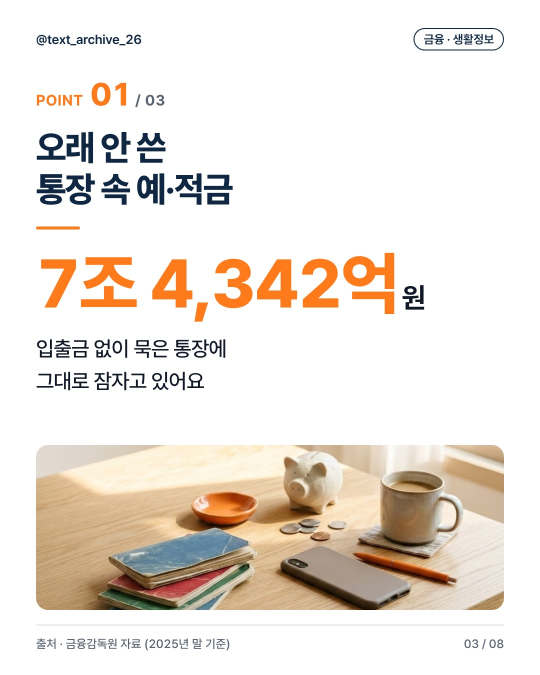
#> input picture posts/2026-11-24-hidden-money-reel/card_03.jpg, 1080 x 1350 px, given as the content of the folder ../../posts/2026-11-24-hidden-money-reel/card_03.jpg, which was not available (shown at 1/2 size)
$ python make_reel.py ../../posts/2026-11-24-hidden-money-reel/card_03.jpg ../../posts/2026-11-24-hidden-money-reel/card_04.jpg
#> lines starting #> are read from the running program, lines starting #| are printed output that depends on the picture
import subprocess, sys
from pathlib import Path
from PIL import Image
# 사용법: python3 make_reel.py <카드폴더> [출력파일]
d=Path(sys.argv[1]); out=sys.argv[2] if len(sys.argv)>2 else str(d/'reel.mp4')
cards=sorted(d.glob('card_*.jpg')); n=len(cards)
for i,c in enumerate(cards,1):
    f=Image.new('RGB',(1080,1920),(15,39,66)); f.paste(Image.open(c),(0,285)); f.save(d/f'reel_{i:02d}.png')
#> after `f = Image.new('RGB', (1080, 1920), (15, 39, 66))`:
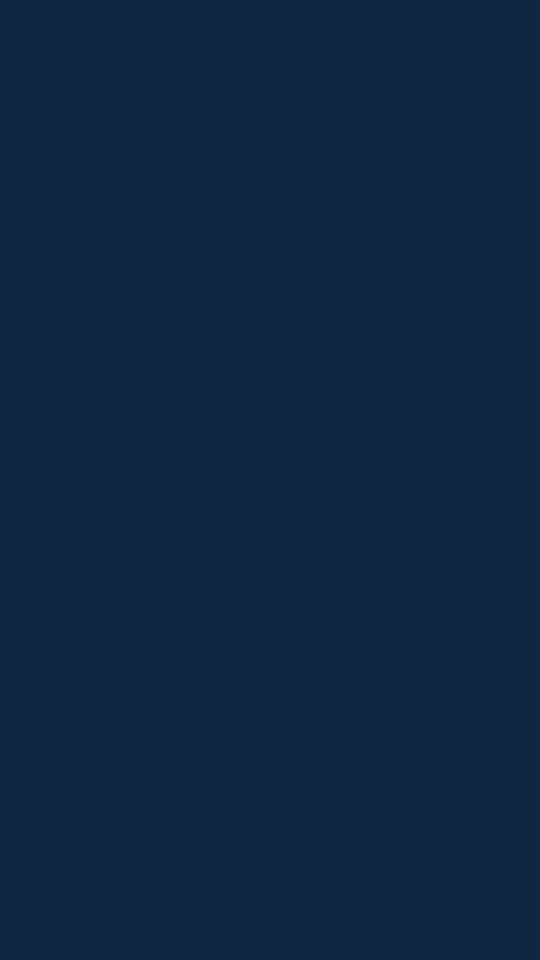
#> f: PIL image 1080x1920 RGB (shown at 1/2 size); mean R, G, B 15, 39, 66
#> after `f.paste(Image.open(c), (0, 285))`:
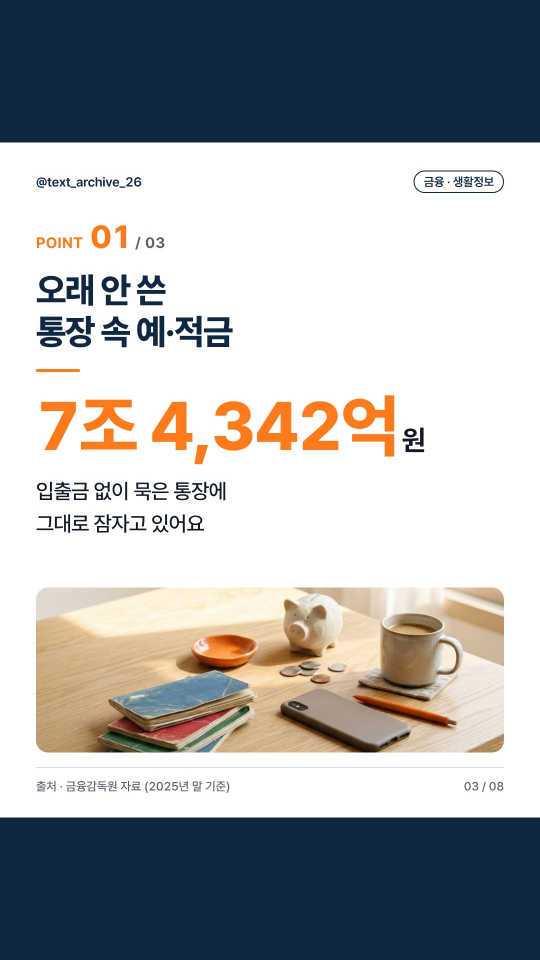
#> f: PIL image 1080x1920 RGB (shown at 1/2 size); mean R, G, B 170.8, 172.6, 175.2
durs=[3.2]+[2.8]*(n-3)+[3.6,3.2] if n>=3 else [3.2]*n; T=0.35
inp=[]
for i,t in enumerate(durs,1): inp+=['-loop','1','-t',str(t),'-i',str(d/f'reel_{i:02d}.png')]
inp+=['-f','lavfi','-t',str(sum(durs)),'-i','anullsrc=channel_layout=stereo:sample_rate=44100']
fc=[];prev='[0:v]';off=0
for i in range(1,n):
    off+=durs[i-1]-T; fc.append(f'{prev}[{i}:v]xfade=transition=slideleft:duration={T}:offset={off:.2f}[v{i}]'); prev=f'[v{i}]'
fc.append(f'{prev}format=yuv420p,fps=30[vout]')
subprocess.run(['ffmpeg','-y','-loglevel','error']+inp+['-filter_complex',';'.join(fc),'-map','[vout]','-map',f'{n}:a','-c:v','libx264','-preset','veryfast','-crf','20','-c:a','aac','-b:a','128k','-shortest','-movflags','+faststart',out],check=True)
#> (this line was passed over: subprocess is not available in this run)
print(out)

$ run again, on posts/2026-11-24-hidden-money-reel/card_04.jpg
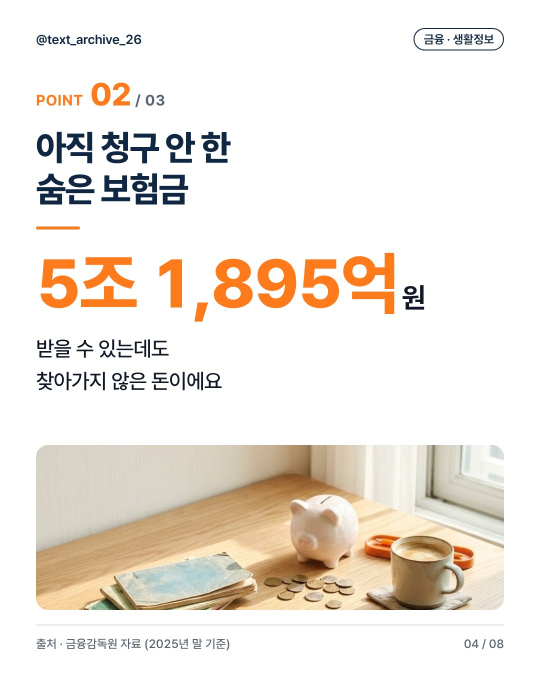
#> input picture posts/2026-11-24-hidden-money-reel/card_04.jpg, 1080 x 1350 px, given as the content of the folder ../../posts/2026-11-24-hidden-money-reel/card_04.jpg, which was not available (shown at 1/2 size)
#> `f.paste(Image.open(c), (0, 285))`:
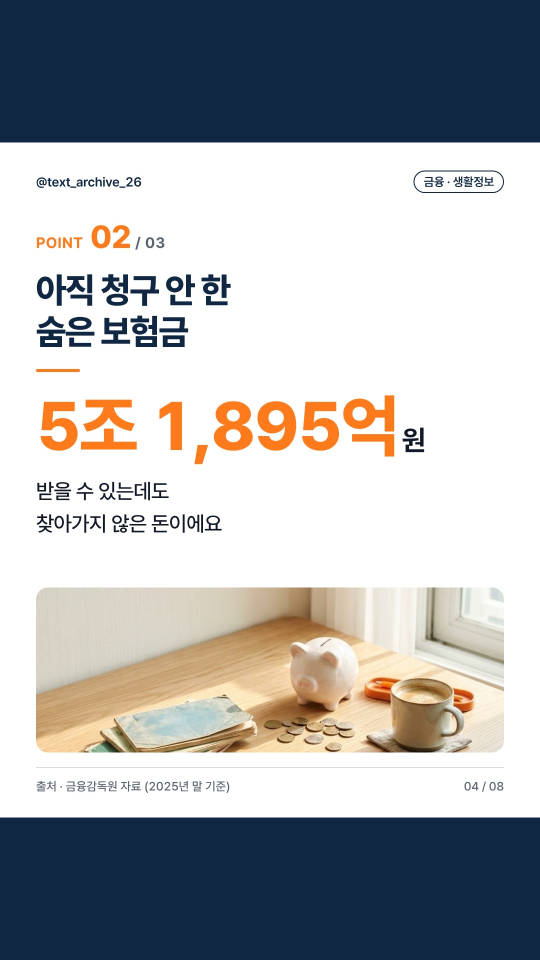
#> f: PIL image 1080x1920 RGB (shown at 1/2 size); mean R, G, B 172.8, 175.1, 177.6

$ run again, on posts/2026-11-24-hidden-money-reel/card_05.jpg
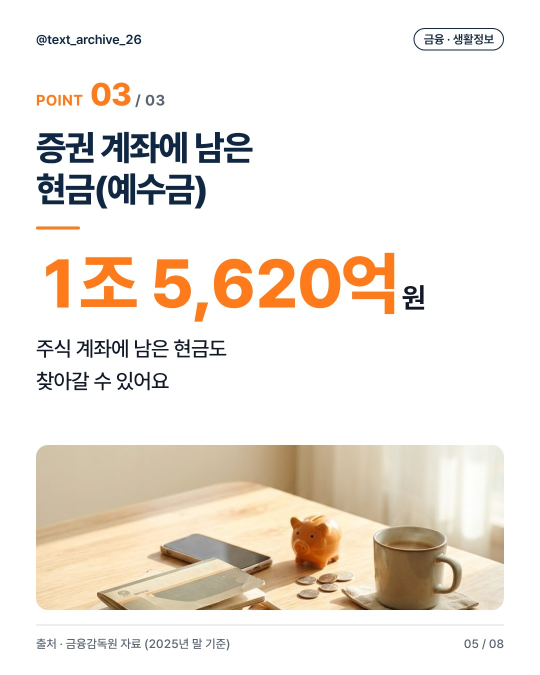
#> input picture posts/2026-11-24-hidden-money-reel/card_05.jpg, 1080 x 1350 px, given as the content of the folder ../../posts/2026-11-24-hidden-money-reel/card_05.jpg, which was not available (shown at 1/2 size)
#> `f.paste(Image.open(c), (0, 285))`:
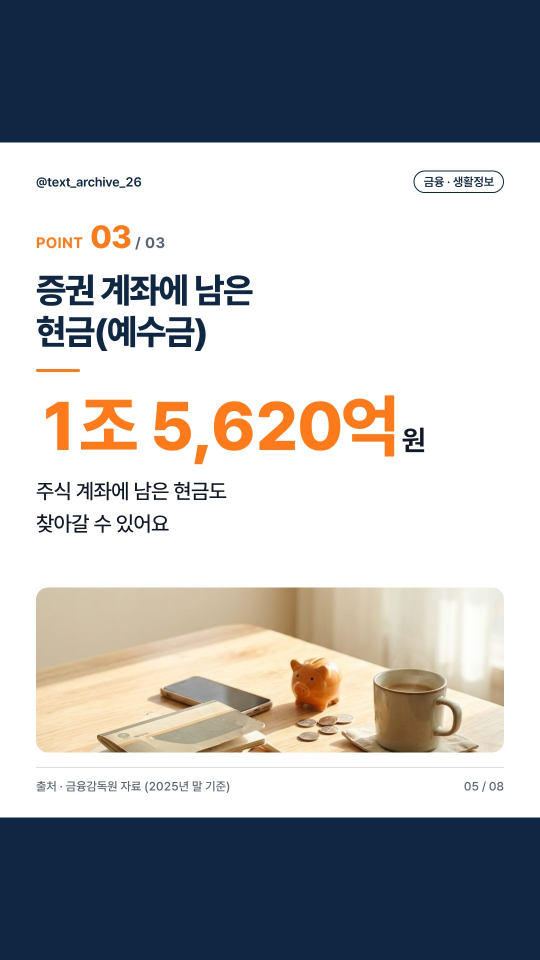
#> f: PIL image 1080x1920 RGB (shown at 1/2 size); mean R, G, B 172.9, 175.2, 177.4
